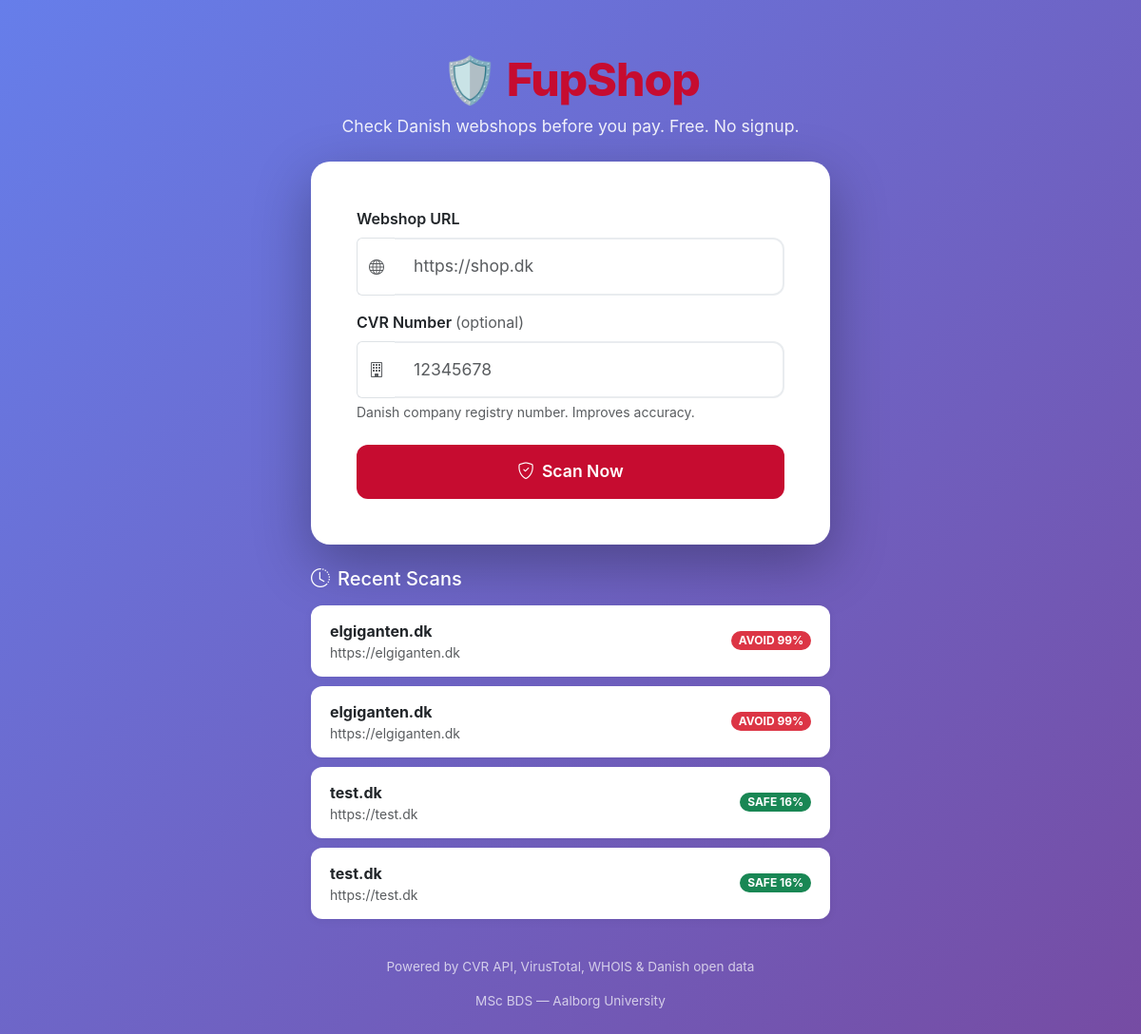
The page / on the database its author committed.
### tables this page shows
CREATE TABLE scans (
            id INTEGER PRIMARY KEY AUTOINCREMENT,
            url TEXT NOT NULL,
            domain TEXT NOT NULL,
            risk_score REAL,
            prediction TEXT,  -- SAFE, CAUTION, AVOID
            features_json TEXT,  -- All 13 features as JSON
            raw_data_json TEXT,  -- Full API responses
            shap_explanation TEXT,  -- Top 3 SHAP reasons
            created_at TIMESTAMP DEFAULT CURRENT_TIMESTAMP
        );

### app/app.py (the view)
@app.route('/')
def home():
    history = get_scan_history(10)
    return render_template('index.html', history=history)

### database.py (called while the page is built)
def get_scan_history(limit=50):
    conn = sqlite3.connect(DB_PATH)
    c = conn.cursor()
    c.execute('''
        SELECT url, domain, risk_score, prediction, created_at
        FROM scans ORDER BY created_at DESC LIMIT ?
    ''', (limit,))
    rows = c.fetchall()
    conn.close()
    return rows

### app/templates/index.html (shortened to what this page needs)
<!DOCTYPE html>
<html lang="en">
<head>
    <link href="https://cdn.jsdelivr.net/npm/bootstrap@5.3.2/dist/css/bootstrap.min.css" rel="stylesheet">
    <link rel="stylesheet" href="https://cdn.jsdelivr.net/npm/bootstrap-icons@1.11.1/font/bootstrap-icons.css">
</head>
<body>
    <div class="container py-5">
        <div class="text-center mb-4">
            <div class="logo">🛡️ FupShop</div>
            <p class="tagline">Check Danish webshops before you pay. Free. No signup.</p>
        </div>
        <div class="row justify-content-center">
            <div class="col-md-8 col-lg-6">
                <div class="main-card p-4 p-md-5">
                    <form id="scanForm">
                        <div class="mb-3">
                            <label class="form-label fw-semibold">Webshop URL</label>
                            <div class="input-group">
                                <span class="input-group-text bg-white border-end-0">
                                    <i class="bi bi-globe text-muted"></i>
                                </span>
                                <input type="url" class="form-control scan-input border-start-0"
                                       id="urlInput" placeholder="https://shop.dk" required>
                            </div>
                        </div>
                        <div class="mb-4">
                            <label class="form-label fw-semibold">CVR Number <span class="text-muted fw-normal">(optional)</span></label>
                            <div class="input-group">
                                <span class="input-group-text bg-white border-end-0">
                                    <i class="bi bi-building text-muted"></i>
                                </span>
                                <input type="text" class="form-control scan-input border-start-0"
                                       id="cvrInput" placeholder="12345678" maxlength="8">
                            </div>
                            <div class="form-text">Danish company registry number. Improves accuracy.</div>
                        </div>
                        <button type="submit" class="btn btn-scan w-100">
                            <i class="bi bi-shield-check me-2"></i>Scan Now
                        </button>
                    </form>
                </div>
                {% if history %}
                <div class="mt-4">
                    <h5 class="text-white mb-3"><i class="bi bi-clock-history me-2"></i>Recent Scans</h5>
                    {% for scan in history %}
                    <div class="history-item d-flex justify-content-between align-items-center">
                        <div class="text-truncate" style="max-width: 60%;">
                            <strong class="text-dark">{{ scan[1] }}</strong>
                            <small class="text-muted d-block text-truncate">{{ scan[0] }}</small>
                        </div>
                        <span class="badge rounded-pill {% if scan[3] == 'SAFE' %}bg-success{% elif scan[3] == 'CAUTION' %}bg-warning text-dark{% else %}bg-danger{% endif %}">
                            {{ scan[3] }} {{ "%.0f"|format(scan[2]) }}%
                        </span>
                    </div>
                    {% endfor %}
                </div>
                {% endif %}
            </div>
        </div>
        <div class="text-center footer-note">
            <p>Powered by CVR API, VirusTotal, WHOIS & Danish open data</p>
            <p>MSc BDS — Aalborg University</p>
        </div>
    </div>
</body>
</html>

### app/templates/index.html (style rules this page uses)
:root { --danish-red: #C60C30; --safe-green: #28A745; --caution-gold: #FFC107; --avoid-red: #DC3545; }
body { background: linear-gradient(135deg, #667eea 0%, #764ba2 100%); min-height: 100vh; font-family: -apple-system, BlinkMacSystemFont, 'Segoe UI', Roboto, sans-serif; }
.main-card { background: white; border-radius: 20px; box-shadow: 0 20px 60px rgba(0,0,0,0.3); border: none; }
.logo { font-size: 3rem; font-weight: 800; color: var(--danish-red); letter-spacing: -1px; }
.tagline { color: rgba(255,255,255,0.9); font-size: 1.1rem; }
.scan-input { border: 2px solid #e9ecef; border-radius: 12px; padding: 15px 20px; font-size: 1.1rem; transition: all 0.3s; }
.btn-scan { background: var(--danish-red); border: none; border-radius: 12px; padding: 15px 40px; font-size: 1.1rem; font-weight: 600; color: white; transition: all 0.3s; }
.history-item { background: white; border-radius: 12px; padding: 15px 20px; margin-bottom: 10px; box-shadow: 0 2px 10px rgba(0,0,0,0.05); transition: transform 0.2s; }
.footer-note { color: rgba(255,255,255,0.7); font-size: 0.85rem; margin-top: 30px; }

### rows shown on the page
scans: domain "elgiganten.dk", url "https://elgiganten.dk", prediction "AVOID", risk_score "99"
scans: domain "elgiganten.dk", url "https://elgiganten.dk", prediction "AVOID", risk_score "99"
scans: domain "test.dk", url "https://test.dk", prediction "SAFE", risk_score "16"
scans: domain "test.dk", url "https://test.dk", prediction "SAFE", risk_score "16"
